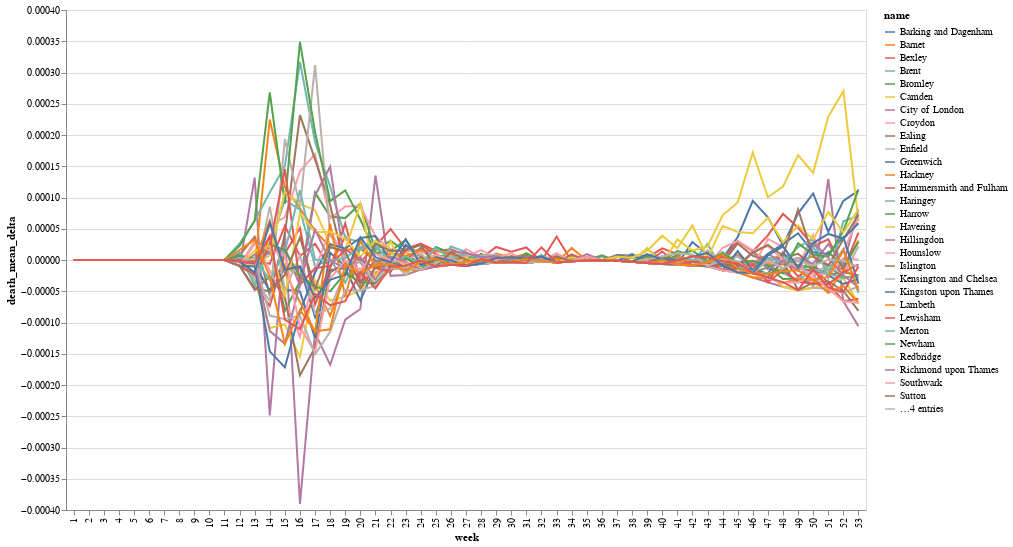

The notebook cell this image was saved under:
### Code cell
alt.Chart(london_covid_over_time).mark_line().encode(
    x='week:O',
    y='death_mean_delta:Q',
    color='name',
    tooltip=['name']
).properties(
    width=800,
    height=500
).interactive()

### Figure 1 — Vega-Lite specification as saved in the notebook (floating-point values rounded to 4 significant figures; data arrays with more than 128 entries replaced by an {"elided": "..."} marker saying what was removed)
{"config": {"view": {"continuousWidth": 400, "continuousHeight": 300}}, "data": {"name": "data-67b3c075d1130e9f8e2940d61f62e9b9"}, "mark": "line", "encoding": {"color": {"type": "nominal", "field": "name"}, "tooltip": [{"type": "nominal", "field": "name"}], "x": {"type": "ordinal", "field": "week"}, "y": {"type": "quantitative", "field": "death_mean_delta"}}, "height": 500, "selection": {"selector011": {"type": "interval", "bind": "scales", "encodings": ["x", "y"]}}, "width": 800, "$schema": "https://vega.github.io/schema/vega-lite/v4.8.1.json", "datasets": {"data-67b3c075d1130e9f8e2940d61f62e9b9": {"elided": "1749 records"}}}
